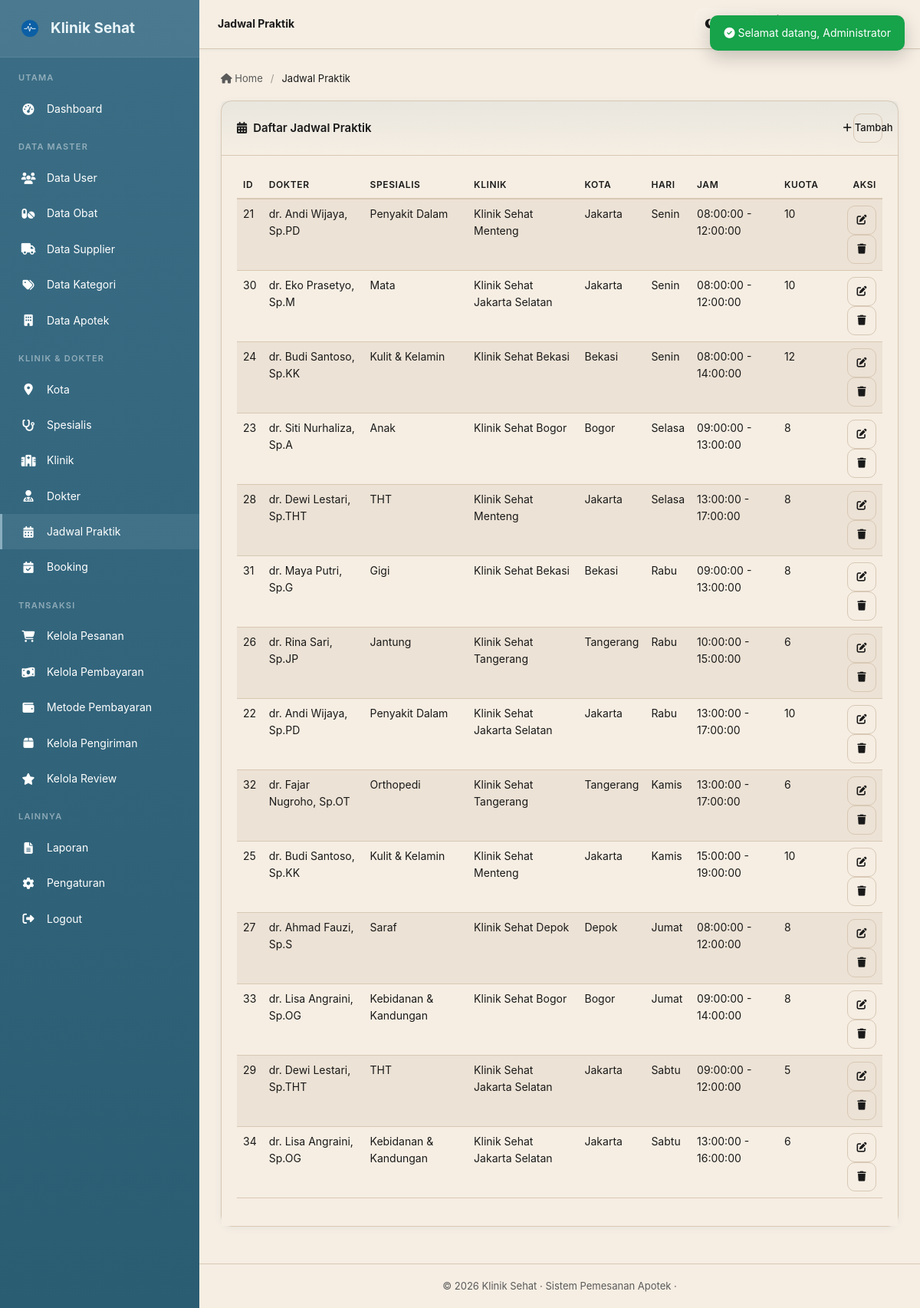
The app's page /Klinik/admin/jadwal/index.php (signed in) with its own data.
### tables this page shows
CREATE TABLE `jadwal_praktik` (
  `id_jadwal` int(11) UNSIGNED NOT NULL,
  `id_dokter` int(11) UNSIGNED NOT NULL,
  `id_klinik` int(11) UNSIGNED NOT NULL,
  `hari` enum('Senin','Selasa','Rabu','Kamis','Jumat','Sabtu','Minggu') NOT NULL,
  `jam_mulai` time NOT NULL,
  `jam_selesai` time NOT NULL,
  `kuota` int(11) NOT NULL DEFAULT 1
);

CREATE TABLE `dokter` (
  `id_dokter` int(11) UNSIGNED NOT NULL,
  `id_spesialis` int(11) UNSIGNED NOT NULL,
  `nama_dokter` varchar(150) NOT NULL,
  `gender` enum('Laki-laki','Perempuan') NOT NULL DEFAULT 'Laki-laki',
  `no_hp` varchar(20) DEFAULT NULL,
  `email` varchar(100) DEFAULT NULL,
  `str_no` varchar(50) DEFAULT NULL,
  `biaya_konsultasi` decimal(12,2) NOT NULL DEFAULT 0.00,
  `foto` varchar(255) DEFAULT NULL
);

CREATE TABLE `spesialis` (
  `id_spesialis` int(11) UNSIGNED NOT NULL,
  `nama_spesialis` varchar(100) NOT NULL,
  `deskripsi` text DEFAULT NULL
);

CREATE TABLE `klinik` (
  `id_klinik` int(11) UNSIGNED NOT NULL,
  `id_kota` int(11) UNSIGNED NOT NULL,
  `nama_klinik` varchar(150) NOT NULL,
  `alamat` text DEFAULT NULL,
  `no_telp` varchar(20) DEFAULT NULL,
  `email` varchar(100) DEFAULT NULL
);

CREATE TABLE `kota` (
  `id_kota` int(11) UNSIGNED NOT NULL,
  `nama_kota` varchar(100) NOT NULL
);

### Klinik/functions/functions.php (called while the page is built, shortened)
<?php
function csrf_token() {
    return $_SESSION['csrf'];
}
function e($str) {
    return htmlspecialchars((string)($str ?? ''), ENT_QUOTES, 'UTF-8');
}

### Klinik/admin/jadwal/index.php (the view, shortened to what this page needs)
<?php
require_once '../../config/koneksi.php';
$list = $pdo->query("SELECT j.*, d.nama_dokter, s.nama_spesialis, k.nama_klinik, kt.nama_kota FROM jadwal_praktik j LEFT JOIN dokter d ON d.id_dokter=j.id_dokter LEFT JOIN spesialis s ON s.id_spesialis=d.id_spesialis LEFT JOIN klinik k ON k.id_klinik=j.id_klinik LEFT JOIN kota kt ON kt.id_kota=k.id_kota ORDER BY j.hari, j.jam_mulai")->fetchAll();
require_once '../../includes/header_admin.php';
?>
<div class="card">
    <div class="card-header d-flex justify-content-between align-items-center">
        <span><i class="fas fa-calendar-alt me-2"></i>Daftar Jadwal Praktik</span>
        <button class="btn btn-sm btn-primary" data-bs-toggle="modal" data-bs-target="#modalForm"><i class="fas fa-plus me-1"></i> Tambah</button>
    </div>
    <div class="card-body">
        <table id="table" class="table table-hover" style="width:100%">
            <thead><tr><th>ID</th><th>Dokter</th><th>Spesialis</th><th>Klinik</th><th>Kota</th><th>Hari</th><th>Jam</th><th>Kuota</th><th class="text-end">Aksi</th></tr></thead>
            <tbody>
            <?php foreach ($list as $r): ?>
                <tr>
                    <td><?= e($r['id_jadwal']) ?></td>
                    <td><?= e($r['nama_dokter']) ?></td>
                    <td><?= e($r['nama_spesialis']) ?></td>
                    <td><?= e($r['nama_klinik']) ?></td>
                    <td><?= e($r['nama_kota']) ?></td>
                    <td><?= e($r['hari']) ?></td>
                    <td><?= e($r['jam_mulai']) ?> - <?= e($r['jam_selesai']) ?></td>
                    <td><?= e($r['kuota']) ?></td>
                    <td class="text-end">
                        <button class="btn btn-sm btn-warning" data-bs-toggle="modal" data-bs-target="#modalForm" data-id="<?= e($r['id_jadwal']) ?>" data-dokter="<?= e($r['id_dokter']) ?>" data-klinik="<?= e($r['id_klinik']) ?>" data-hari="<?= e($r['hari']) ?>" data-mulai="<?= e($r['jam_mulai']) ?>" data-selesai="<?= e($r['jam_selesai']) ?>" data-kuota="<?= e($r['kuota']) ?>"><i class="fas fa-edit"></i></button>
                        <a href="?hapus=<?= e($r['id_jadwal']) ?>&csrf_token=<?= csrf_token() ?>" class="btn btn-sm btn-danger" onclick="return confirm('Hapus jadwal ini?')"><i class="fas fa-trash"></i></a>
                    </td>
                </tr>
            <?php endforeach; ?>
            </tbody>
        </table>
    </div>
</div>
<?php require_once '../../includes/footer_admin.php'; ?>

### Klinik/assets/css/style.css (style rules this page uses)
:root { --primary: #3b6e86; --primary-dark: #2e5564; --primary-light: #8aaebf; --bg: #ede4d1; --surface: #f6eee3; --surface-alt: #ece2d5; --text: #1a1a1a; --text-muted: #5a5a5a; --border: #d8c8b4; --sidebar-bg: #3b6e86; --sidebar-dark: #2a5c72; --sidebar-text: #e8f4f8; --sidebar-hover: rgba(138,174,191,.15); --success: #2d8a5e; --danger: #c0392b; --warning: #d4a017; --info: #6f9ab1; --shadow: 0 2px 8px rgba(59,110,134,.08); --shadow-lg: 0 8px 24px rgba(59,110,134,.16); --radius: 14px; --transition: all .25s ease; }
* { box-sizing: border-box; }
body { background: var(--bg); color: var(--text); font-family: 'Inter', 'Segoe UI', system-ui, -apple-system, sans-serif; margin: 0; font-size: 14px; line-height: 1.6; }
a { text-decoration: none; color: var(--primary); transition: var(--transition); }
.card { background: var(--surface); border: 1px solid var(--border); border-radius: var(--radius); box-shadow: var(--shadow); margin-bottom: 20px; transition: var(--transition); }
.card-header { padding: 16px 20px; border-bottom: 1px solid var(--border); font-weight: 600; display: flex; justify-content: space-between; align-items: center; font-size: 15px; background: linear-gradient(180deg, rgba(138,174,191,.12) 0%, transparent 100%); }
.card-body { padding: 20px; }
.btn { border-radius: 8px; font-size: 14px; font-weight: 500; transition: var(--transition); border: none; }
.btn-primary, .bg-primary, .badge.bg-primary, .border-primary, .table .badge.bg-primary, .table td.bg-primary, .table th.bg-primary { background-color: var(--primary) !important; background: var(--primary) !important; border-color: var(--primary) !important; color: #fff !important; }
.btn-primary { background: var(--primary); color: #fff; }
.btn-sm:has(> i:only-child), .btn-sm:has(> span > i:only-child), .btn-sm:has(> svg:only-child), .btn-sm:has(> span > svg:only-child) { background: transparent !important; border: 1px solid var(--border) !important; color: var(--text) !important; width: 38px; height: 38px; min-width: 38px; padding: 0; display: inline-flex; align-items: center; justify-content: center; border-radius: 10px; }
.btn-sm:has(> i:only-child) i, .btn-sm:has(> span > i:only-child) i, .btn-sm:has(> svg:only-child) svg, .btn-sm:has(> span > svg:only-child) svg { margin: 0; }
.btn-danger { background: var(--danger); color: #fff; }
.btn-warning { background: var(--warning); color: #fff; }
.btn-sm { padding: 6px 14px; font-size: 13px; white-space: nowrap; }
.table { color: var(--text); }
.table > :not(caption) > * > * { background: transparent; }
.table thead th { border-bottom: 2px solid var(--border); font-size: 12px; text-transform: uppercase; letter-spacing: .6px; color: var(--text-muted); font-weight: 600; background: rgba(138,174,191,.08); }
.card, .card-body, .modal-content, .dropdown-menu, .table, .table th, .table td, .dataTables_wrapper, .dataTables_scrollHeadInner, .dataTables_scrollBody, .form-control, .form-select, .main, .content, .breadcrumb-custom { background: var(--surface); color: var(--text); }
.table { border-color: var(--border); }
.table th, .table td, .dataTables_wrapper .dataTables_scrollBody table td, .dataTables_wrapper .dataTables_scrollBody table th { background-color: transparent !important; color: var(--text); }
.table thead th { background: rgba(138,174,191,.08); color: var(--text); }
.table tbody tr:nth-of-type(odd) { background: var(--surface-alt); }

### records on screen
jadwal_praktik: id_jadwal "21", id_dokter.nama_dokter "dr. Andi Wijaya, Sp.PD", spesialis.nama_spesialis "Penyakit Dalam", id_klinik.nama_klinik "Klinik Sehat Menteng", kota.nama_kota "Jakarta", hari "Senin", jam_mulai "08:00:00", jam_selesai "12:00:00", kuota "10"
jadwal_praktik: id_jadwal "30", id_dokter.nama_dokter "dr. Eko Prasetyo, Sp.M", spesialis.nama_spesialis "Mata", id_klinik.nama_klinik "Klinik Sehat Jakarta Selatan", kota.nama_kota "Jakarta", hari "Senin", jam_mulai "08:00:00", jam_selesai "12:00:00", kuota "10"
jadwal_praktik: id_jadwal "24", id_dokter.nama_dokter "dr. Budi Santoso, Sp.KK", spesialis.nama_spesialis "Kulit & Kelamin", id_klinik.nama_klinik "Klinik Sehat Bekasi", kota.nama_kota "Bekasi", hari "Senin", jam_mulai "08:00:00", jam_selesai "14:00:00", kuota "12"
jadwal_praktik: id_jadwal "23", id_dokter.nama_dokter "dr. Siti Nurhaliza, Sp.A", spesialis.nama_spesialis "Anak", id_klinik.nama_klinik "Klinik Sehat Bogor", kota.nama_kota "Bogor", hari "Selasa", jam_mulai "09:00:00", jam_selesai "13:00:00", kuota "8"
jadwal_praktik: id_jadwal "28", id_dokter.nama_dokter "dr. Dewi Lestari, Sp.THT", spesialis.nama_spesialis "THT", id_klinik.nama_klinik "Klinik Sehat Menteng", kota.nama_kota "Jakarta", hari "Selasa", jam_mulai "13:00:00", jam_selesai "17:00:00", kuota "8"
jadwal_praktik: id_jadwal "31", id_dokter.nama_dokter "dr. Maya Putri, Sp.G", spesialis.nama_spesialis "Gigi", id_klinik.nama_klinik "Klinik Sehat Bekasi", kota.nama_kota "Bekasi", hari "Rabu", jam_mulai "09:00:00", jam_selesai "13:00:00", kuota "8"
jadwal_praktik: id_jadwal "26", id_dokter.nama_dokter "dr. Rina Sari, Sp.JP", spesialis.nama_spesialis "Jantung", id_klinik.nama_klinik "Klinik Sehat Tangerang", kota.nama_kota "Tangerang", hari "Rabu", jam_mulai "10:00:00", jam_selesai "15:00:00", kuota "6"
jadwal_praktik: id_jadwal "22", id_dokter.nama_dokter "dr. Andi Wijaya, Sp.PD", spesialis.nama_spesialis "Penyakit Dalam", id_klinik.nama_klinik "Klinik Sehat Jakarta Selatan", kota.nama_kota "Jakarta", hari "Rabu", jam_mulai "13:00:00", jam_selesai "17:00:00", kuota "10"
jadwal_praktik: id_jadwal "32", id_dokter.nama_dokter "dr. Fajar Nugroho, Sp.OT", spesialis.nama_spesialis "Orthopedi", id_klinik.nama_klinik "Klinik Sehat Tangerang", kota.nama_kota "Tangerang", hari "Kamis", jam_mulai "13:00:00", jam_selesai "17:00:00", kuota "6"
jadwal_praktik: id_jadwal "25", id_dokter.nama_dokter "dr. Budi Santoso, Sp.KK", spesialis.nama_spesialis "Kulit & Kelamin", id_klinik.nama_klinik "Klinik Sehat Menteng", kota.nama_kota "Jakarta", hari "Kamis", jam_mulai "15:00:00", jam_selesai "19:00:00", kuota "10"
jadwal_praktik: id_jadwal "27", id_dokter.nama_dokter "dr. Ahmad Fauzi, Sp.S", spesialis.nama_spesialis "Saraf", id_klinik.nama_klinik "Klinik Sehat Depok", kota.nama_kota "Depok", hari "Jumat", jam_mulai "08:00:00", jam_selesai "12:00:00", kuota "8"
jadwal_praktik: id_jadwal "33", id_dokter.nama_dokter "dr. Lisa Angraini, Sp.OG", spesialis.nama_spesialis "Kebidanan & Kandungan", id_klinik.nama_klinik "Klinik Sehat Bogor", kota.nama_kota "Bogor", hari "Jumat", jam_mulai "09:00:00", jam_selesai "14:00:00", kuota "8"
jadwal_praktik: id_jadwal "29", id_dokter.nama_dokter "dr. Dewi Lestari, Sp.THT", spesialis.nama_spesialis "THT", id_klinik.nama_klinik "Klinik Sehat Jakarta Selatan", kota.nama_kota "Jakarta", hari "Sabtu", jam_mulai "09:00:00", jam_selesai "12:00:00", kuota "5"
jadwal_praktik: id_jadwal "34", id_dokter.nama_dokter "dr. Lisa Angraini, Sp.OG", spesialis.nama_spesialis "Kebidanan & Kandungan", id_klinik.nama_klinik "Klinik Sehat Jakarta Selatan", kota.nama_kota "Jakarta", hari "Sabtu", jam_mulai "13:00:00", jam_selesai "16:00:00", kuota "6"

### other values on screen
$page_title "Jadwal Praktik"
